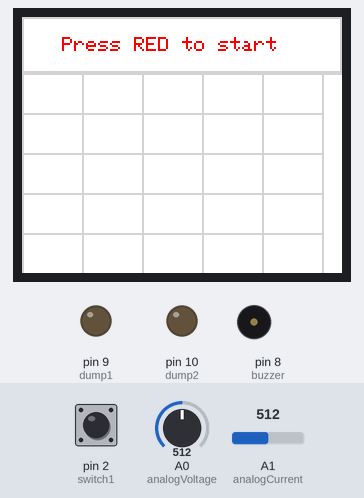
The sketch below on a simulated Arduino Uno, built with avr-gcc and run on an emulated ATmega328P. On the bench: 160×128 colour display, output pins drawn as LEDs (lit = HIGH), buzzer (waves = sounding, pin HIGH). The test bench sets the inputs (shaded band); at power-on: pin 2 (switch1) LOW, A0 (analogVoltage) = 512, A1 (analogCurrent) = 512. EEPROM starts erased; what the sketch prints to the serial monitor is not drawn.

Above: at 3.2 s.
3.3 s: pin 2 (switch1) pulled HIGH for 0.15 s
At 3.85 s:
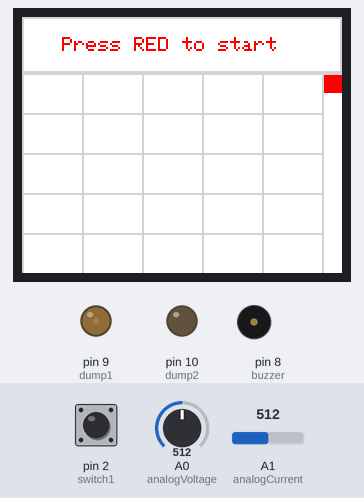
7.0 s: pin 2 (switch1) pulsed HIGH 5 times (0.12 s each, 0.3 s apart)
At 9.66 s:
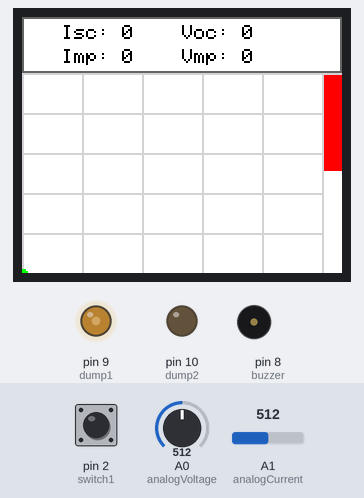
13.0 s: pin 2 (switch1) pulled HIGH for 1 s
At 17.4 s:
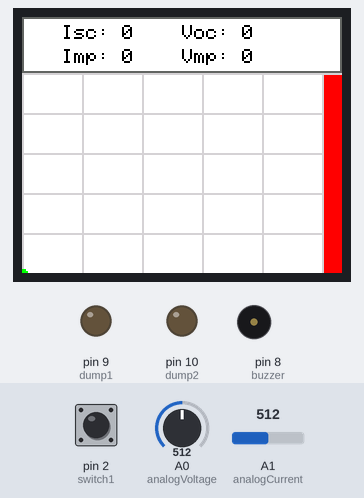
Timing chart, 0 to 18.9 s (numbered marks = the images above; inputs shaded):
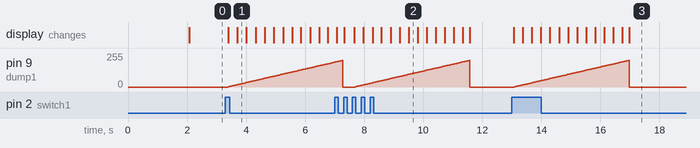

The sketch:

PV_IV_Tracer_v7.ino
```cpp
/*

 Photovoltaic Current-Voltage Tracer (PV I-V Tracer)

 This is the code to produce a solar PV current-voltage curve tracer.
 This is based upon the Pedalog v2 PCB (from www.re-innovation.co.uk). This is based upon the arduino
 but with current and voltage monitoring along with dual MOSFET drivers.

 It displays data using an iTEAD TFT LCD screen
 (Example code: http://www.re-innovation.co.uk/web12/index.php/en/blog-75/269-tft-lcd-display)

 Voltage is read using a potential divider (680K // 10k).
 Current is read using an AD211 high side current monitor with a shunt resistor.
 The internal 1.1V reference voltage is used. This is calibrated (as it can range from 1.0 to 1.2V)
 The calbration factor is stored in EEPROM and is the data reading when 1V is applied.

 The load are two MOSFETs, which are short circuited and controlled via PWM.

 The connections are as follows:
 Arduino:
 D0        Serial
 D1        Serial
 D2        Switch 1
 D3        TFT  RESET
 D4        Switch 2
 D5        TFT  RS
 D6        TFT  Chip Select (CS)
 D7
 D8        Buzzer output
 D9        MOSFET DUMP 1  (PWM)
 D10       MOSFET DUMP 2  (PWM)
 D11       TFT  SDA  Serial Data
 D12
 D13       TFT  SCLK  Serial Clock

 A0          Voltage input (via 680k/10k potential divider)
 A1          Current input (via AD8211 high side monitor and 0.05 ohm current shunt resistor)
 A2
 A3
 A4
 A5

 Created on 9/10/13
 by Matt Little
 matt@re-innovation.co.uk
 www.re-innovation.co.uk
 This code is open source and public domain.
 Creative Commons 3.0 Attribution Share Alike (CC BY-SA)

 Modified:
 9/10/13   Matt Little  Initial code - prove LCD and FET work
 28/10/13  Matt Little  Added code to draw a graph.
 29/10/13  Matt Little  Changed code structure to be a state machine
 29/10/13  Matt Little  Draws IV curve
 29/10/13  Matt Little  Convert data into REAL values
 29/10/13  Matt Little  Added Grid to output
 29/10/13  Matt Little  Added Imp, Vmp and highlight point
 30/10/13  Matt Little  Changed ref voltage to internal and added calibration
 30/10/13  Matt Little  Changed to taking 100 data samples
 30/10/13  Matt Little  Added progress bar
 30/10/13  Matt Little  Serial data output - in LLAP format

 To Do:


 */

#include <TFT.h>  // Arduino LCD library
#include <SPI.h>
#include <EEPROM.h>        // For writing values to the EEPROM
#include <avr/eeprom.h>    // For writing values to EEPROM

// pin definition for the TFT LCD
#define cs   6
#define dc   5
#define rst  3
#define analogCurrent A1  // I read in on A1
#define analogVoltage A0  // V read in on A0
#define fan 4     // Fan control transistor is on pin 4
#define buzzer 8  // Buzzer attached to D8
#define dump1 9   // Analog output pin that the DUMP LOAD 1 is attached to via FET (PWM)
#define dump2 10  // Analog output pin that the DUMP LOAD 2 is attached to via FET (PWM)
#define switch1 2  // An input switch
#define switch2 4  // An input switch

TFT TFTscreen = TFT(cs, dc, rst);

// position of the line on screen
//int xPos = 0;

int TFTscreenX = 160;
int TFTscreenY = 128;

//int i = 0;        // An int to ramp up the FET PWM
//int counter = 0;  //  A counter to slow down the ramp up of the FET PWM

int dataPointCounter = 0;  // This counts through the 255 data points taken

int programState = 0;  // The program works like a state machine. This holds the state.

int buttonState;             // the current reading from the input pin
int lastButtonState = LOW;   // the previous reading from the input pin
int switchReading = LOW;
// the following variables are long's because the time, measured in miliseconds,
// will quickly become a bigger number than can be stored in an int.
long lastDebounceTime = 0;  // the last time the output pin was toggled
long debounceDelay = 50;    // the debounce time; increase if the output flickers

unsigned long voltageSensor = 0;  // Holds the voltage data - used for an average, hence needs to be long
unsigned long currentSensor = 0;  // Holds the current data
unsigned long Voc = 0;  // These hold the important data points
unsigned long Isc = 0;
unsigned long Vmp = 0;
unsigned long Imp = 0;
unsigned long Pmax = 0;  // This is used to calculate the MPP
int dataPmax = 0;  // This stores the EEPROM value where the MPP is stored

unsigned long Vdata1 = 0;  // Thes are used for drawing the IV curve
unsigned long Vdata2 = 0;
unsigned long Idata1 = 0;
unsigned long Idata2 = 0;

unsigned long int calibrationFactor = 0;    // This holds the Vref calibration factor


// Varibales for writing to EEPROM
int hiByte;      // These are used to store longer variables into EERPRPROM
int loByte;

// char array to print to the screen
char sensorPrintout[6];
// char array to print to the screen
char counterDisplay[6];

String outputString;    // This is the holder for the data as a string. Start as blank


void setup(){
  // Set the dump laods as outputs and OFF
  pinMode(dump1, OUTPUT);
  pinMode(dump2, OUTPUT);
  digitalWrite(dump1,LOW);
  digitalWrite(dump2,LOW);

  pinMode(fan, OUTPUT);
  digitalWrite(fan,LOW);
  pinMode(buzzer, OUTPUT);
  digitalWrite(buzzer,LOW);

  pinMode(switch1,INPUT);
  pinMode(switch2,INPUT);

  // initialize the serial port
  Serial.begin(9600);

  // This sets the internal ref to be 1.1V (or close to this);
  analogReference(INTERNAL);  // This is for calibrating the V and I readings
  // NOTE: Must NOT have Vref (PIN 21) cnnected to anything to make this work.

  // Read in the Vref calibration factor
  // This is the reading when 0.25V has been applied to A0
  // It can be used to calibrate the I & V readings
  // Stored in EEPROM positions 1000 and 10001
  hiByte = EEPROM.read(1000);
  loByte = EEPROM.read(1001);
  calibrationFactor = (hiByte << 8)+loByte;  // Get the sensor calibrate value
  Serial.print("Calibration Factor is: ");
  Serial.println(calibrationFactor);

  // initialize the display
  TFTscreen.begin();
  // Initialise the LCD with an image and text:
  // clear the screen with a pretty color
  TFTscreen.background(255,255,255);
  TFTscreen.stroke(255,255,0);  // Yellow
  TFTscreen.fill(255,255,0);  // Yellow
  TFTscreen.circle(50,30,20);
  TFTscreen.stroke(0,0,0);  // Black
  TFTscreen.fill(51,51,153);  // Dark Blue
  TFTscreen.rect(95,10,20,40);

  TFTscreen.stroke(0,0,0);  // Black
  TFTscreen.setTextSize(2);
  TFTscreen.text("I-V Curve",15,60);
  TFTscreen.text("Tracer v1.0",15,80);
  TFTscreen.setTextSize(1);
  TFTscreen.stroke(0,0,0);  // Black
  TFTscreen.text("re-innovation.co.uk",15,100);

  delay(2000); // 2 second delay to show the start up image
  // Then we draw the grid

   TFTscreen.background(255,255,255);    // Clear the screen with white

   // The display is 160 pixels wide and 64 pixels high
   // We build the graph by drawing a line from V/I point 1 to V/I point 2
   // These will have to be scaled to fit within the TFT screen

   // Our maximum X is 160
   // Our maximum Y is 128

   // One way to do it:
   // We need to scale the data so that max X fits with max V
   // We need to scale the data so that max Y fits with max I
   // Voc = max V, Isc = max I
   // So scaling factors are:
   // For Voltage:  data x (size of screen Y / Voc)
   // For Current:  data x ( size of sceen X / Isc)

    // Or we could just add a grid and always keep the same sacle - this will allow easy comparison
    // Grid of 1A steps up the side and 5V steps along the bottom
    // Here we add the grid:
    // Draw the lines in light grey
    TFTscreen.stroke(210,210,210);
    // Draw the voltage lines
    for(int i = 0; i<=5; i++)
    {
      // We will draw 5 current lines, each = 2A, each 20px apart
      TFTscreen.line((i*30),0,(i*30),TFTscreenY);
    }
    // Draw the current lines
    for(int i = 0; i<=5; i++)
    {
      // We will draw 5 voltage lines, each = 5V, each 30px apart
      TFTscreen.line(0,(TFTscreenY-(i*20)),TFTscreenX,(TFTscreenY-(i*20)));
    }

    // Blank the grid behind it
    // set the stroke color to grey

    // set the fill color to white
    TFTscreen.fill(255,255,255);
    TFTscreen.rect(0, 0, TFTscreenX, 28);
    // set the fill color to white
    TFTscreen.stroke(255,255,255);
    TFTscreen.fill(255,255,255);
    TFTscreen.rect(151, 29, TFTscreenX, TFTscreenY);
    // set the stroke color to red
    TFTscreen.stroke(255,0,0);
   //Display start message:
   TFTscreen.setTextSize(1);
  TFTscreen.text("Press RED to start", 20,10);
}

void loop(){

  // This whole program works as a state machine
  // The state is initialised to 0 at switch on
  //
  // See www.re-innovation.co.uk for the full state diagram

  switch(programState)
  {
    case 0:
      // ******** Read Buttons *****************************
      // Check if start button (button 1 ) pressed
      // We need to debounce this input
      // Read the state of the switch:
      switchReading = digitalRead(switch1);
      // If the switch changed, due to noise or pressing:
      if (switchReading != lastButtonState)
      {
        // reset the debouncing timer
        lastDebounceTime = millis();
      }

      if ((millis() - lastDebounceTime) > debounceDelay)
      {
        // whatever the reading is at, it's been there for longer
        // than the debounce delay, so take it as the actual current state:

        // if the button state has changed:
        if (switchReading != buttonState)
        {
          buttonState = switchReading;
          // only toggle the LED if the new button state is HIGH
          if (buttonState == HIGH)
          {
            programState = 1;  // Move to the next state - start IV trace
            Serial.println("State 1");
          }
        }
      }
      // Store the previous state for next time
      lastButtonState = switchReading;
      break;

    case 1:
       Serial.println("State 1");
      // ******* Start of the VI test routine ******
      // First we reset the data point counter
      dataPointCounter = 0;

      // Clear the progress bar
       // set the fill color to white
       TFTscreen.stroke(255,255,255);
       TFTscreen.fill(255,255,255);
       TFTscreen.rect(151, 29, TFTscreenX, TFTscreenY);
       // set the fill color to yellow for progress bar
       TFTscreen.stroke(255,0,0);
       TFTscreen.fill(255,0,0);


      programState = 2;  // Move to the next state
      Serial.println("State 2");
      break;


    case 2:
       // ****** Sample Data *********
       // Reset the voltage and current readings, ready for the next sample
       voltageSensor = 0;
       currentSensor = 0;


       // Here we read in 10 samples of both V and I
       for(int i=0;i<=9;i++)
       {
         //Here we take ten V and I samples
         voltageSensor += analogRead(analogVoltage);
         currentSensor += analogRead(analogCurrent);
         delay(1);   // Have a small delay
       }

       // We then take the average of the 10 samples
       voltageSensor = voltageSensor/10;
       currentSensor = currentSensor/10;


       // Convert the values into REAL V and I values using conversion factors
       // NEW version - with calibration
       // The CF is the reading when the input voltage was 17.4V
       // Hence the A0 reading x 17.4 / CF = voltage
       // Reading is in 100's of mV so use 174 as multiplier.
       voltageSensor = (voltageSensor * 174)/calibrationFactor;

       // MAXIMUM CURRENT = 10A - unless Rshunt is changed
       //NEW Method - with calibration
       //Maximum current = 10A. Maximum input voltage = 1V
       // Current measured by voltage drop over a sense resistor
       // This is multiplied by 20
       // So (10AxR)x20 = 1V Hence R = 0.005 Ohm
       // Test with 2 x 0.01ohm in parallel = 0.005ohm
       // At the calibration factor value reading the current is 2.5A
       // This is 2500mA, hence:
       currentSensor = (currentSensor*2500)/calibrationFactor;

       //We output this data on the serial port as a stream:
       displayVoltage();
       displayCurrent();

        // We store it into the correct EEPROM space
        // On the ATmega328 there are 1024 EEPROM locations.
        // We are going to take 160 readings to fit the screen
        // Each reading is a long, so takes up 2 x EEPROM spaces
        // Each reading has a value of V and value of I
        // Hence we need 2 x 2 x 160 = 640 EEPROM locations

        // Write the voltage
        EEPROM.write(dataPointCounter, voltageSensor >> 8);    // Do this seperately
        EEPROM.write(dataPointCounter+1, voltageSensor & 0xff);
        // Write the current
        EEPROM.write(dataPointCounter+2, currentSensor >> 8);    // Do this seperately
        EEPROM.write(dataPointCounter+3, currentSensor & 0xff);

       // Then increase to dataPointCounter, up to 100 samples
       dataPointCounter = dataPointCounter+4;


       // Let the user know something is happening
       // Have filled progress bar 0-100% fit to the side of the graph
       // Graph is 150 wide and 100 tall.
       // The data collection bar will be in the area from x = 150 to 160
       // and from y = 28 to 128 (100 sections)
       TFTscreen.rect(151, 29, TFTscreenX, (dataPointCounter/4));

       //*******Change the current set-point*************
       // We ramp from 0-100% (0-255 PWM value)
       // Running through 100 values so each step is 255/100 = 2.55
       // Increase the PWM to the FET to increase the current
       analogWrite(dump1, ((255/100)*(dataPointCounter/4)));    // This outputs the correct PWM
       delay(10);  // Wait for it to settle a bit

       // Check to see if we are done doing readings:
       if(dataPointCounter>=400)
       {
         analogWrite(dump1, 0);    // Set load to 0
         programState = 3;  // finished drawing a set of data
         Serial.println("State 3");
       }
       break;

    case 3:
      Serial.println("State 3");
      // ***********Analyse the data*************
      // We want to go through the data to find the max V and max I
      // We need the Voc, Isc, Vmp and Imp

      // First reset the variables we are going to use:
      Pmax = 0;
      dataPmax = 0;

      // To do this we need to run through the EEPROM stored values
      for(int displayCounter=0;displayCounter<100;displayCounter++)
      {
        hiByte = EEPROM.read(displayCounter*4);
        loByte = EEPROM.read((displayCounter*4)+1);
        voltageSensor = (hiByte << 8)+loByte;
        hiByte = EEPROM.read((displayCounter*4)+2);
        loByte = EEPROM.read((displayCounter*4)+3);
        currentSensor = (hiByte << 8)+loByte;
        // Voc will be when current = 0 (reading 0)
        // Isc will be when voltage = 0 (or near there) (reading 99)
        if(displayCounter == 0)
        {
          Voc = voltageSensor;
          Serial.print("Voc is: ");
          Serial.println(Voc);
        }
        if(displayCounter == 99)
        {
          Isc = currentSensor;
          Serial.print("Isc is: ");
          Serial.println(Isc);
        }
        // Find the maximum power points
        // Do this by multiplying V and I and seeing how big that number is
        if(voltageSensor*currentSensor>Pmax)
        {
          Pmax = voltageSensor*currentSensor;
          Imp = currentSensor;
          Vmp = voltageSensor;
          dataPmax = displayCounter;  // Store the data point for highlighing within the display
        }
      }

      programState = 4;
      break;


    case 4:
      Serial.println("State 4");
      // ********* DRAW the DATA ****************
     // Scaling of the data totally depends upon the analysis
     // Might want to keep the previous graph shown for scale?


      // So we read out each part of the data and display it here
      // We only go to data point 158, as we read two points in each time.
      for(int displayCounter=0;displayCounter<=98;displayCounter++)
      {
         // Read in the Voltage points
        hiByte = EEPROM.read(displayCounter*4);
        loByte = EEPROM.read((displayCounter*4)+1);
        Vdata1 = (hiByte << 8)+loByte;
        hiByte = EEPROM.read((displayCounter*4)+4);
        loByte = EEPROM.read((displayCounter*4)+5);
        Vdata2 = (hiByte << 8)+loByte;

        hiByte = EEPROM.read((displayCounter*4)+2);
        loByte = EEPROM.read((displayCounter*4)+3);
        Idata1 = (hiByte << 8)+loByte;
        hiByte = EEPROM.read((displayCounter*4)+6);
        loByte = EEPROM.read((displayCounter*4)+7);
        Idata2 = (hiByte << 8)+loByte;


//        // This is the OLD Method
//        // Convert those data points to fit within the screen
//        // We use a 20% factor to ensure that the data fits onto the screen
//        Vdata1 = (Vdata1*TFTscreenY)/(Voc*1.2);
//        Vdata2 = (Vdata2*TFTscreenY)/(Voc*1.2);
//        Idata1 = TFTscreenX - (Idata1*TFTscreenX )/(Isc*1.2);
//        Idata2 = TFTscreenX  - (Idata2*TFTscreenX)/(Isc*1.2);

        // We actually want to scale so that:
        // 25V = 150px
        // 10A = 100px so 10000mA = 100px,
        Vdata1 = (Vdata1*150)/(250);  // Reading is in 100's of mV
        Vdata2 = (Vdata2*150)/(250);
        Idata1 = TFTscreenY - (Idata1)/(100);  // Reading is in mA.
        Idata2 = TFTscreenY - (Idata2)/(100);

        // Draw the lines in RED
        TFTscreen.stroke(255,0,0);
        TFTscreen.line(Vdata1,Idata1,Vdata2,Idata2);
        // Draw the data points in BLUE
        TFTscreen.stroke(0,0,255);
        TFTscreen.point(Vdata1,Idata1);

        // Also want to mark the MPP with a bigger dot?
        if(displayCounter==dataPmax)
        {
          // Draw a small circle in green
          TFTscreen.stroke(0,255,0);
          TFTscreen.fill(0,255,0);
          TFTscreen.circle(Vdata1,Idata1,2);
        }
      }
      programState = 5;
      Serial.println("State = 5");

    break;
    case 5:
       // Add on the important text data to the graph:

       // Blank the grid behind it
       // set the stroke color to grey
       TFTscreen.stroke(100,100,100);
       // set the fill color to white
       TFTscreen.fill(255,255,255);
       TFTscreen.rect(0, 0, TFTscreenX, 28);

       // set the stroke color to black
       TFTscreen.stroke(0,0,0);

       String(Isc).toCharArray(sensorPrintout, 5);       // convert the reading to a char array
       // Write the Isc
       TFTscreen.text("Isc:",20,4);
       // Convert the data (in the form of  number from 0-10000) into a current from 0.00A to 10.00A


       TFTscreen.text(sensorPrintout,50,4);

       String(Voc).toCharArray(sensorPrintout, 5);       // convert the reading to a char array
       // Write the Voc
       TFTscreen.text("Voc:",80,4);
       TFTscreen.text(sensorPrintout,110,4);

       String(Imp).toCharArray(sensorPrintout, 5);       // convert the reading to a char array
       // Write the Imp
       TFTscreen.text("Imp:",20,16);
       TFTscreen.text(sensorPrintout,50,16);

       String(Vmp).toCharArray(sensorPrintout, 5);       // convert the reading to a char array
       // Write the Vmp
       TFTscreen.text("Vmp:",80,16);
       TFTscreen.text(sensorPrintout,110,16);

      programState = 0;
      Serial.println("State = 0");
    break;

    default:
      // This is an error state - just in case problem with state machine
      Serial.println("Error - Should no be in this state");
    break;

  }
  delay(5);  // SLOW it down

  // FAN control
  // If the input voltage is >10V then we switch on the FAN
  if(analogRead(analogVoltage)>=134)
  {
     // Switch Fan ON
     digitalWrite(fan,HIGH);
  }
  else
  {
    // Switch Fan OFF
      digitalWrite(fan,LOW);
  }
}

//********** This subroutine is used for outputting the current value
void displayCurrent()
{
  // **************DISPLAY CURRENT************************
     //  Voltage and Current
    //  “aXXVDDD-----"
    //  "aXXIDDDDD---“
    //  This is the voltage and current output (V is 00.0 to 99.9V DC) (I is 000.0A to 999.9A).
   // The current is 0 to 10000, as it is in milliamps
   // We will output that value. So if
    outputString = "aPVI";

    // If currentint is <10000 then add a zero, if <1000 then add two zeros, if <100 then add three zeros
    // and if current <10 the add four zeros
    if(currentSensor<10)
    {
       outputString += "0000";
    }
    else if(currentSensor<100)
    {
      outputString += "000";
      outputString += String(currentSensor);
    }
    else if (currentSensor<1000)
    {
      outputString += "00";
      outputString += String(currentSensor);
    }
    else if (currentSensor<10000)
    {
      outputString += "0";
      outputString += String(currentSensor);
    }
    else
    {
      outputString += String(currentSensor);
    }
    outputString = outputString.substring(0,9);
    outputString += "---";
    Serial.println(outputString);
}

//********** This subroutine is used for outputting the voltage value
void displayVoltage()
{
  // **************DISPLAY VOLTAGE************************
     //  Voltage and Current
    //  “aXXVDDD-----"
    //  "aXXIDDDD----“
    //  This is the voltage and current output (V is 00.0 to 99.9V DC) (I is 00.00A to 99.99A).
    outputString = "aPVV";
    // Here we add the voltage as a value from 00.0V to 99.9V
    // voltageint is in mV so we need to sort that out
    // If voltageint is <1000 then add a zero, if <100 then add two zeros, if <10 the all zeros
    if(voltageSensor<100)
    {
       outputString += "000";
    }
    else if(voltageSensor<1000)
    {
      outputString += "00";
      outputString += String(voltageSensor);
    }
    else if (voltageSensor<10000)
    {
      outputString += "0";
      outputString += String(voltageSensor);
    }
    else
    {
      outputString += String(voltageSensor);
    }
    outputString = outputString.substring(0,7);
    outputString += "-----";
    Serial.println(outputString);
}
```

Measured:
- after the input at 3.3 s, pin 9 (dump1): moves from 0/255 to 186/255 over 3.6 s, starting after 0.09 s; the display: first changes after 0.09 s (image 1 shows a later state)
- after the input at 13.0 s, pin 9 (dump1): rises from 0/255 to 200/255 in 3.9 s, then falls to 0/255 in 0.01 s; the display: first changes after 0.06 s (image 3 shows a later state)
